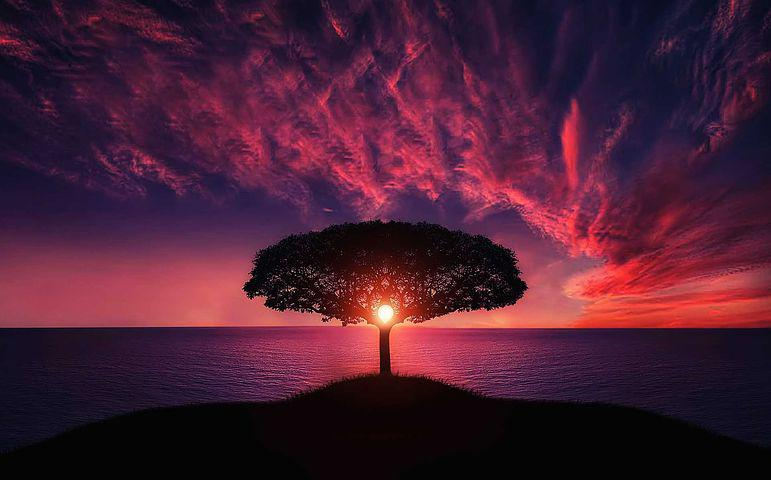
#> input picture (3)img processing using python opencv/images_videos/tree.jpg, 771 x 480 px, found by its file name
$ python '(20)Gradiants&EdgeDetection.py'
#> lines starting #> are read from the running program, lines starting #| are printed output that depends on the picture; after the words box and inside, x2 and y2 are one past the last pixel; in counts of white or black regions, pixels touching at a corner belong together
import cv2  as cv
import numpy as np


img = cv.imread('(3)img processing using python opencv/images_videos/tree.jpg')
#> img is the input picture: shape (480, 771, 3); mean B, G, R 51.4, 30.4, 73.7
cv.imshow("tree",img)


imgGray = cv.cvtColor(img,cv.COLOR_RGB2GRAY)
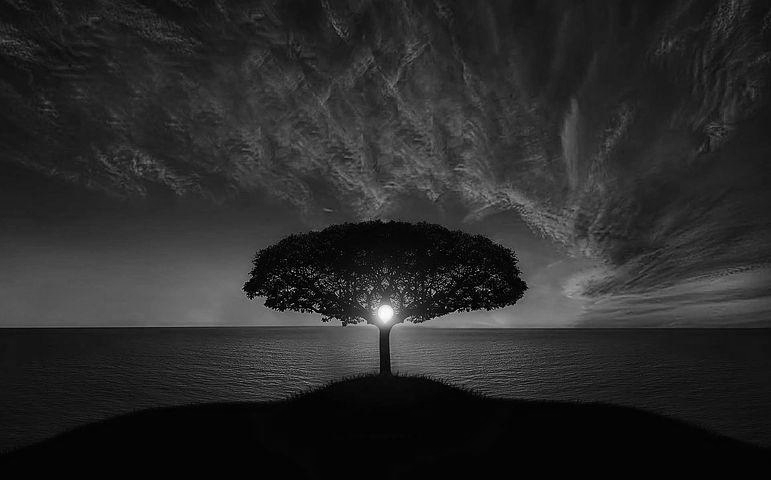
#> imgGray: shape (480, 771); min 0, max 254, mean 41.6
cv.imshow('imgGRAY',imgGray)

#Laplacian
lap = cv.Laplacian(imgGray, cv.CV_64F)
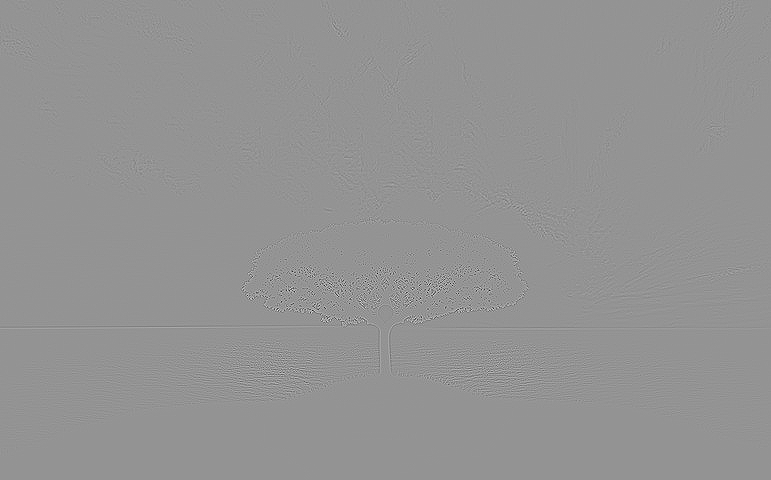
#> lap: shape (480, 771) float64; min -710, max 516, mean 0; drawn with min black and max white
lap = np.uint8(np.absolute(lap))
cv.imshow('lap',lap)

# Soble
sobelx = cv.Sobel(imgGray, cv.CV_64F, 1, 0)
sobely = cv.Sobel(imgGray, cv.CV_64F, 0, 1)
cv.imshow('sobelx',sobelx)
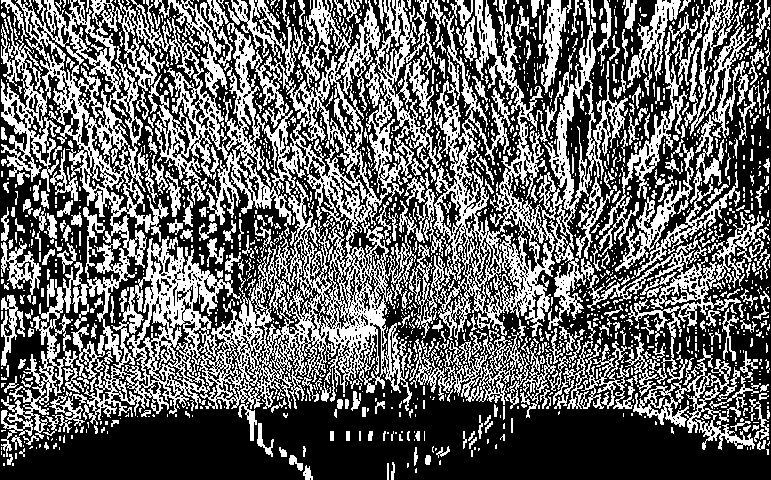
#> window 'sobelx': shape (480, 771); 40.2% white; 1662 white regions (1293 under 20 px), largest, box (x1, y1, x2, y2) and area: (1, 0, 765, 441) 92050, (598, 0, 737, 257) 4261, (615, 114, 740, 277) 3696
cv.imshow('sobely',sobely)
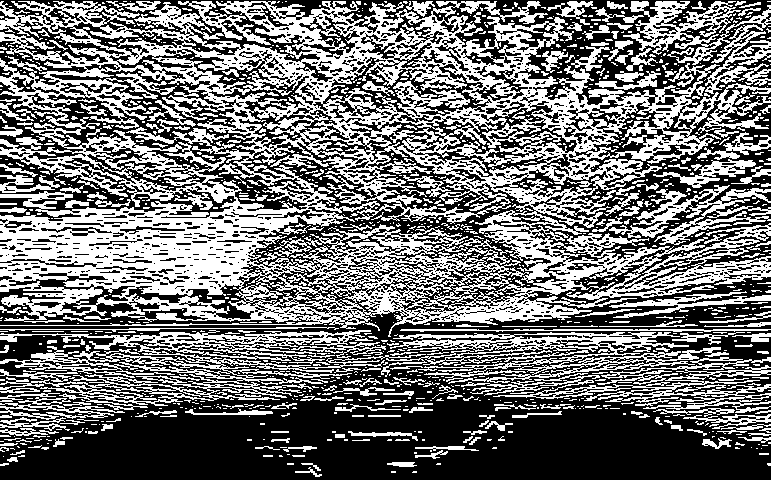
#> window 'sobely': shape (480, 771); 44.8% white; 1192 white regions (914 under 20 px), largest, box (x1, y1, x2, y2) and area: (0, 1, 771, 337) 108820, (0, 330, 426, 410) 10621, (623, 1, 771, 94) 4618
combine_sobel = cv.bitwise_or(sobelx, sobely)
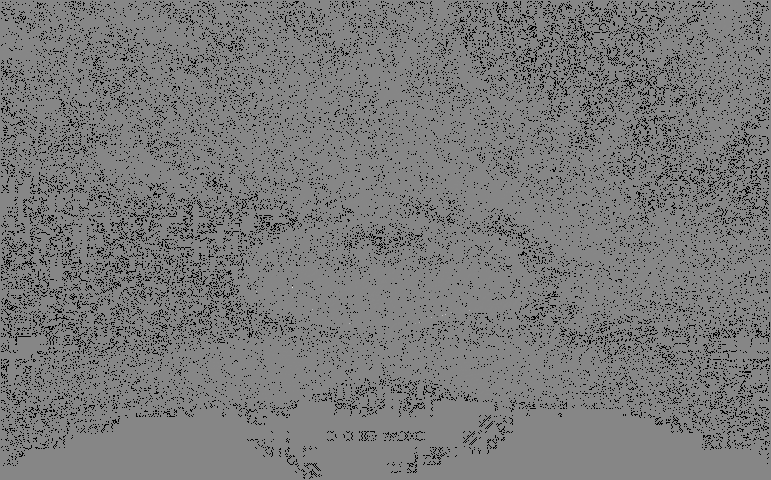
#> combine_sobel: shape (480, 771) float64; 9.18% of the values are NaN or infinite; the others: min -89472, max 79744, mean -37.26; drawn with min black, max white, NaN and infinite black
cv.imshow('combine_sobel',combine_sobel)
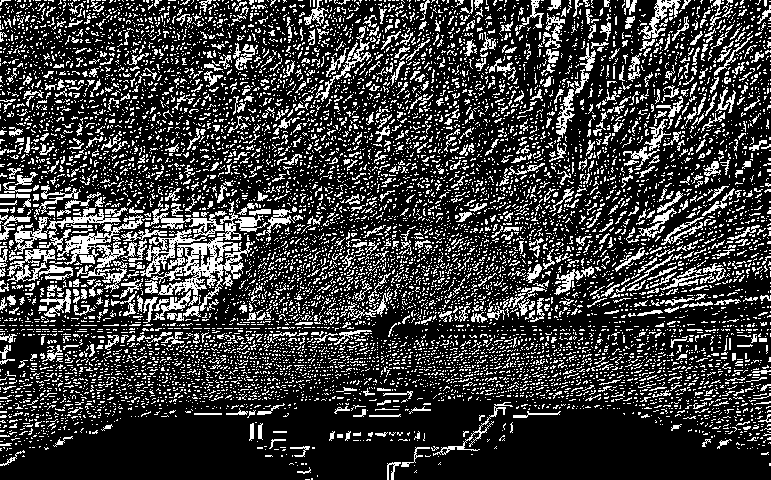
#> window 'combine_sobel': shape (480, 771); 23.7% white in thin lines or dots

# Canny
imgCanny = cv.Canny(imgGray,150,175)
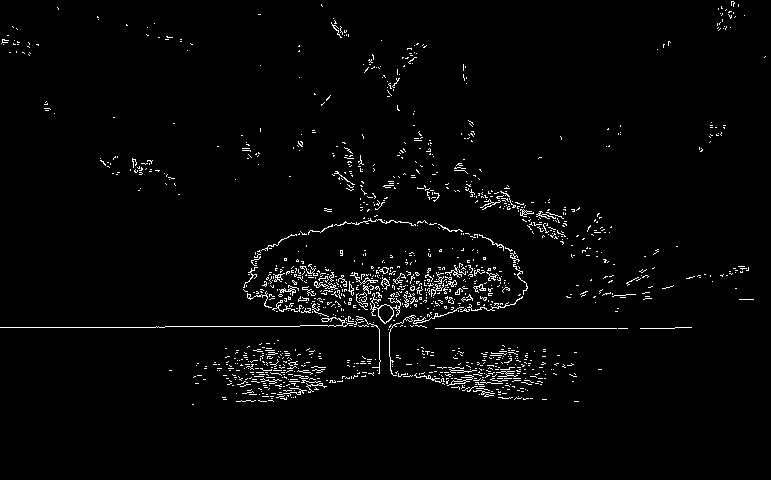
#> imgCanny: shape (480, 771); 2.4% white in thin lines or dots, all inside (x1, y1, x2, y2) = (0, 1, 766, 405)
cv.imshow('imgCanny',imgCanny)

cv.waitKey(0)
